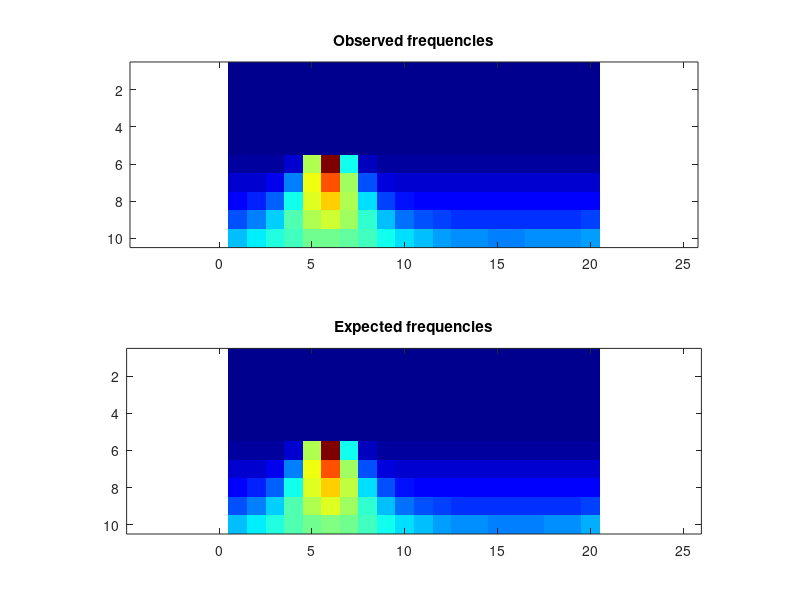

The MATLAB script that drew this image:
obsFrequencies = [ 0, 0, 0, 0, 0, 0, 0, 0, 0, 0, 0, 0, 0, 0, 0, 0, 0, 0, 0, 0; 0, 0, 0, 0, 0, 0, 0, 0, 0, 0, 0, 0, 0, 0, 0, 0, 0, 0, 0, 0; 0, 0, 0, 0, 0, 0, 0, 0, 0, 0, 0, 0, 0, 0, 0, 0, 0, 0, 0, 0; 0, 0, 0, 0, 0, 0, 0, 0, 0, 0, 0, 0, 0, 0, 0, 0, 0, 0, 0, 0; 0, 0, 0, 0, 0, 0, 0, 0, 0, 0, 0, 0, 0, 0, 0, 0, 0, 0, 0, 0; 799, 833, 791, 2691, 18749, 34785, 13494, 1772, 805, 815, 816, 767, 765, 794, 794, 774, 776, 734, 775, 828; 2392, 2518, 3445, 8621, 20695, 27489, 18054, 6833, 2981, 2411, 2357, 2407, 2419, 2407, 2466, 2336, 2342, 2407, 2416, 2436; 4156, 4943, 7287, 13143, 20248, 23163, 18908, 11666, 6490, 4659, 4139, 4037, 3976, 4041, 3890, 3983, 4024, 3960, 3945, 4100; 6875, 8340, 11240, 15405, 18852, 20107, 18311, 14300, 10647, 7972, 6699, 6073, 5676, 5852, 5743, 5782, 5736, 5742, 5851, 6088; 10550, 12095, 13683, 15099, 16529, 16792, 16248, 14987, 13175, 11439, 10538, 9728, 9116, 8753, 8669, 8544, 8748, 8825, 9113, 9774 ];
expFrequencies = [ 0, 0, 0, 0, 0, 0, 0, 0, 0, 0, 0, 0, 0, 0, 0, 0, 0, 0, 0, 0; 0, 0, 0, 0, 0, 0, 0, 0, 0, 0, 0, 0, 0, 0, 0, 0, 0, 0, 0, 0; 0, 0, 0, 0, 0, 0, 0, 0, 0, 0, 0, 0, 0, 0, 0, 0, 0, 0, 0, 0; 0, 0, 0, 0, 0, 0, 0, 0, 0, 0, 0, 0, 0, 0, 0, 0, 0, 0, 0, 0; 0, 0, 0, 0, 0, 0, 0, 0, 0, 0, 0, 0, 0, 0, 0, 0, 0, 0, 0, 0; 800.003, 800.539, 850.656, 2639.59, 18638.1, 34571.3, 13420, 1746.58, 820.798, 800.19, 800.001, 800, 800, 800, 799.999, 800, 800, 799.999, 800, 800; 2405.79, 2485.37, 3347.36, 8525.37, 20878, 27368.4, 18076.2, 6776.71, 2990.86, 2449.12, 2403.24, 2400.22, 2400.02, 2400, 2400, 2400, 2400, 2400, 2400.03, 2400.38; 4197.35, 4889.86, 7354.36, 13106.9, 20291.9, 23119.7, 18936.8, 11623.6, 6593.39, 4653.63, 4142.52, 4031.55, 4008.23, 4002.88, 4001.49, 4001.24, 4001.66, 4003.48, 4010.7, 4043; 6863.98, 8430.42, 11325.9, 15321.9, 18892.7, 20114.6, 18279.3, 14444.8, 10596.5, 8000.81, 6661.14, 6071.57, 5829.21, 5730.79, 5692.41, 5683.54, 5697.5, 5744.85, 5863.94, 6156.97; 10695.3, 11999.4, 13605.9, 15230.4, 16429.3, 16807.9, 16234, 14907, 13252.3, 11693.5, 10468.6, 9616.11, 9069.84, 8745.37, 8578.85, 8534.65, 8603.04, 8798.98, 9164.05, 9767.7 ];
colormap(jet);
clf; subplot(2,1,1);
imagesc(obsFrequencies);
title('Observed frequencies');
axis equal;
subplot(2,1,2);
imagesc(expFrequencies);
axis equal;
title('Expected frequencies');
